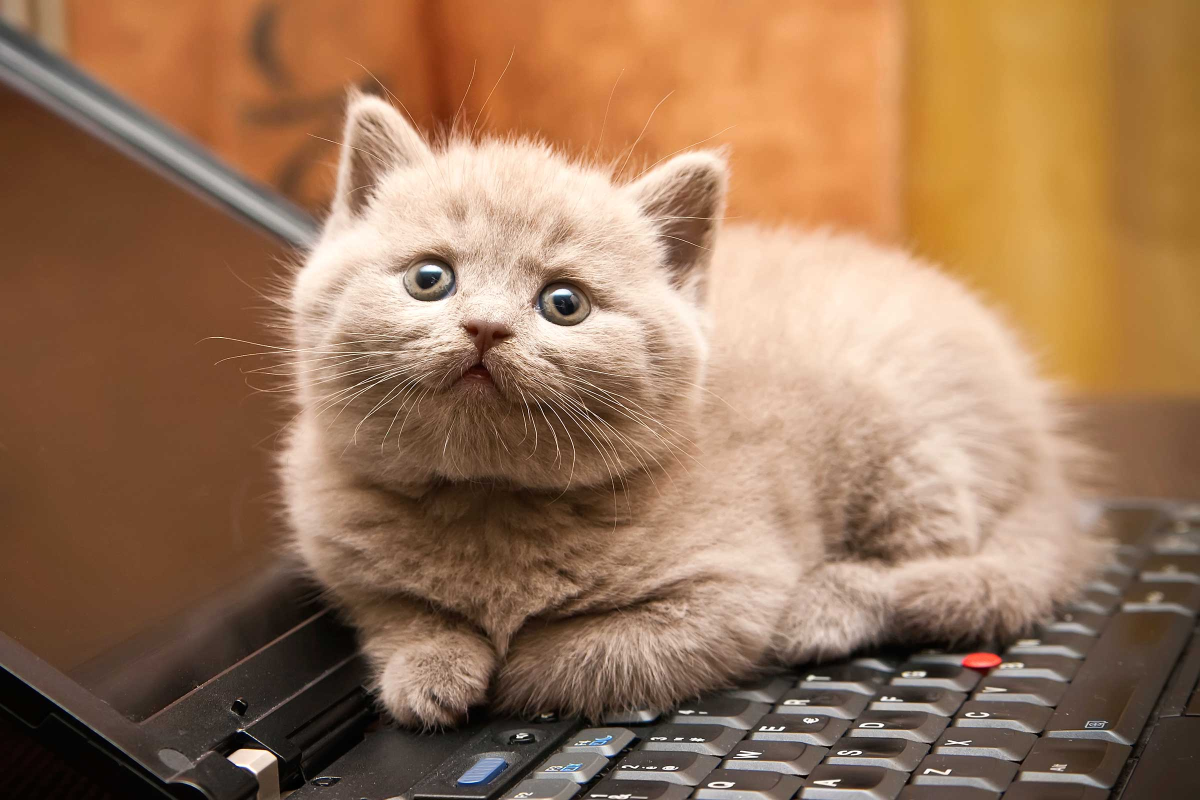
#> input picture basic/img/cat.jpg, 2400 x 1600 px, found by its file name (shown at 1/2 size)
$ jupyter execute basic_imghandling.ipynb   (shell and % lines are left out)   (older library calls are emulated)
#> lines starting #> are read from the running program, lines starting #| are printed output that depends on the picture
### BASIC IMAGE PROCESSING IN PYTHON

[cell 1]
import numpy as np
import os
from scipy.misc import imread, imresize
import matplotlib.pyplot as plt
print ("PACKAGES LOADED.")

#### PRINT CURRENT FOLDER

[cell 2]
cwd = os.getcwd()
print ("Current folder is %s" % (cwd) )

#### PRINT FUNCTION

[cell 3]
def print_typeshape(img):
    print("Type is %s" % (type(img)))
    print("Shape is %s" % (img.shape,))

#### LOAD AN IMAGE

[cell 4]
cat = imread("./data/cat.jpg")
#> cat is the input picture: shape (1600, 2400, 3); mean R, G, B 154, 117.5, 88.1
print_typeshape(cat)
#| Type is <class 'numpy.ndarray'>
#| Shape is (1600, 2400, 3)

#### PLOT LOADED IMAGE

[cell 5]
plt.figure(0)
plt.imshow(cat)
plt.title("ORIGINAL CAT")
plt.draw()

#### LOAD + CAST TO FLOAT?

[cell 6]
# LOAD
cat2 = imread("./data/cat.jpg").astype(np.float)
print_typeshape(cat2)
#| Type is <class 'numpy.ndarray'>
#| Shape is (1600, 2400, 3)
# PLOT
plt.figure(0)
plt.imshow(cat2)
plt.title("Original Image with imread.astype(np.float)")
plt.draw()
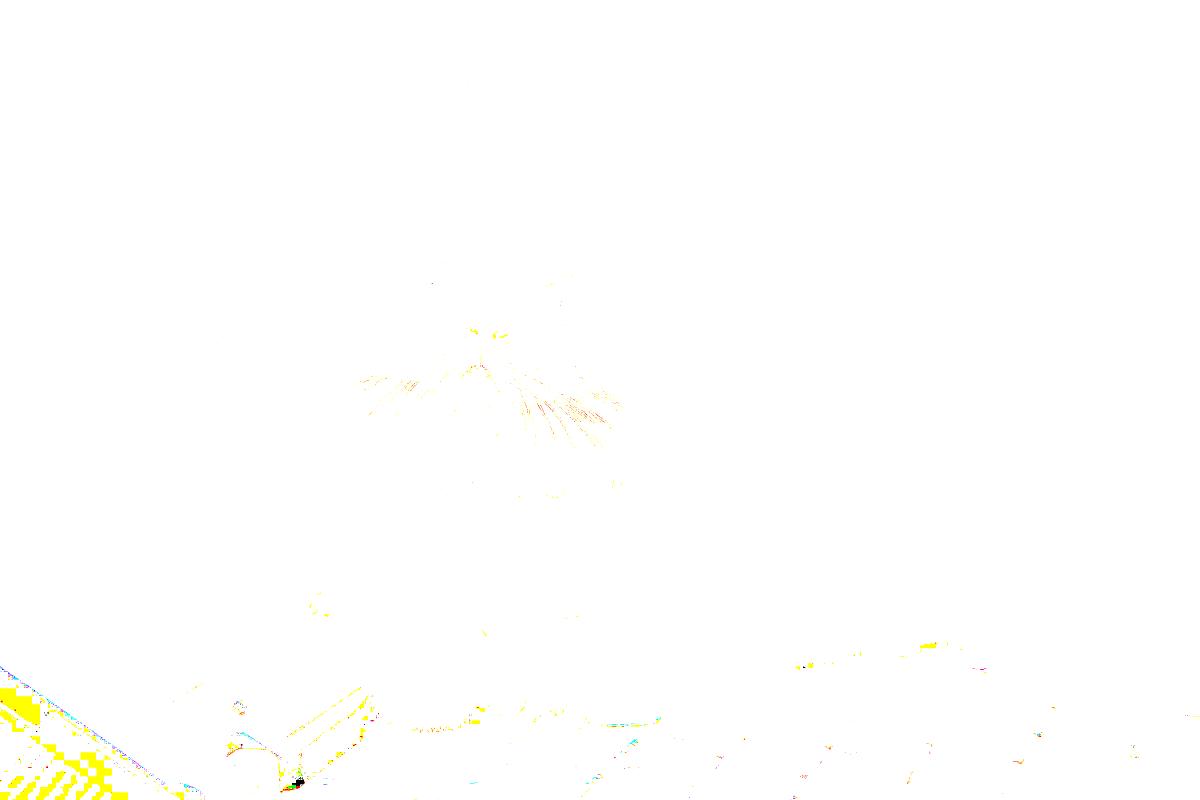
#> shown: shape (1600, 2400, 3) float64 (shown at 1/2 size); mean R, G, B 1, 1, 0.995

## WHY DOES THIS CAT LOOK SO WEIRD?

#### LOAD + CAST TO FLOAT + NORMALIZE TO 0~1

[cell 7]
# LOAD
cat3 = imread("./data/cat.jpg").astype(np.float)
print_typeshape(cat3)
#| Type is <class 'numpy.ndarray'>
#| Shape is (1600, 2400, 3)
# PLOT
plt.figure(0)
plt.imshow(cat3/255.)
plt.title("Original Image with imread.astype(np.float)/255.")
plt.draw()

#### RESIZE

[cell 8]
# RESIZE
catsmall = imresize(cat, [100, 100, 3])
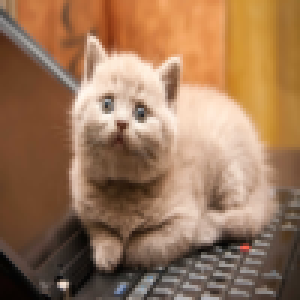
#> catsmall: shape (100, 100, 3) (shown 3 times larger); mean R, G, B 154, 117.5, 88.2
print_typeshape(catsmall)
#| Type is <class 'numpy.ndarray'>
#| Shape is (100, 100, 3)
# PLOT
plt.figure(1)
plt.imshow(catsmall)
plt.title("Resized Image")
plt.draw()

#### GRAYSCALE

[cell 9]
def rgb2gray(rgb):
    if len(rgb.shape) is 3:
        return np.dot(rgb[...,:3], [0.299, 0.587, 0.114])
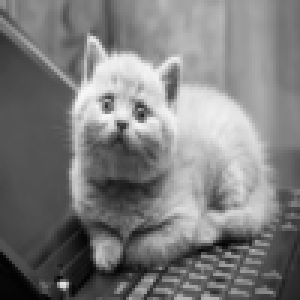
#> returned value: shape (100, 100) float64 (shown 3 times larger); min 3.55, max 248.3, mean 125.1
    else:
        print ("Current Image if GRAY!")
        return rgb

[cell 10]
catsmallgray = rgb2gray(catsmall)
print ("size of catsmallgray is %s" % (catsmallgray.shape,))
#| size of catsmallgray is (100, 100)
print ("type of catsmallgray is", type(catsmallgray))
#| type of catsmallgray is <class 'numpy.ndarray'>

[cell 11]
plt.imshow(catsmallgray, cmap=plt.get_cmap("gray"))
plt.title("[imshow] Gray Image")
plt.colorbar()
plt.draw()
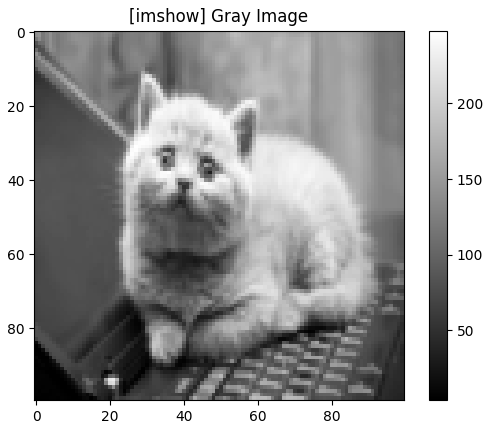
#> figure drawn by matplotlib, 2 panels

#### RESHAPE

[cell 12]
# MATRIX TO VECTOR
catrowvec = np.reshape(catsmallgray, (1, -1));
print ("size of catrowvec is %s" % (catrowvec.shape,))
#| size of catrowvec is (1, 10000)
print ("type of catrowvec is", type(catrowvec))
#| type of catrowvec is <class 'numpy.ndarray'>

# VECTOR TO MATRIX
catmatrix = np.reshape(catrowvec, (100, -1));
print ("size of catmatrix is %s" % (catmatrix.shape,))
#| size of catmatrix is (100, 100)
print ("type of catmatrix is", type(catmatrix))
#| type of catmatrix is <class 'numpy.ndarray'>

[cell 13]
plt.imshow(catmatrix, cmap=plt.get_cmap("gray"))
plt.title("Reshaped Matrix")
plt.colorbar()
plt.draw()

#### LOAD FROM FOLDER

##### FIRST, SEE WHAT'S INSIDE THE FOLDER

[cell 14]
cwd   = os.getcwd()
path  = cwd + "/img/"
flist = os.listdir(path)
print ("[%d] FILE ARE IN [%s]" % (len(flist), path))

##### LIST UP FILES INSIDE THE FOLDER

[cell 15]
for i, f in enumerate(flist):
    print ("[%d]TH FILE IS [%s]" % (i, f))

##### LOAD IMAGES WITH APPROPRIATE EXTENSIONS

[cell 16]
valid_exts = [".jpg",".gif",".png",".tga", ".jpeg"]
imgs = []
names = []
for f in flist:
    ext = os.path.splitext(f)[1]
    if ext.lower() not in valid_exts:
        continue
    # LOAD AND APPEND TO IMGS LIST
    fullpath = os.path.join(path,f)
    imgs.append(imread(fullpath))
    # APPEND NAMES
    names.append(os.path.splitext(f)[0])

##### PLOT LOADED IMAGES

[cell 17]
for img, name in zip(imgs, names):
    plt.imshow(img)
    plt.title(name)
    plt.show()
#> this loop made 3 passes
#> name on passes 1 to 3: 'cat', 'cow', 'dog'
